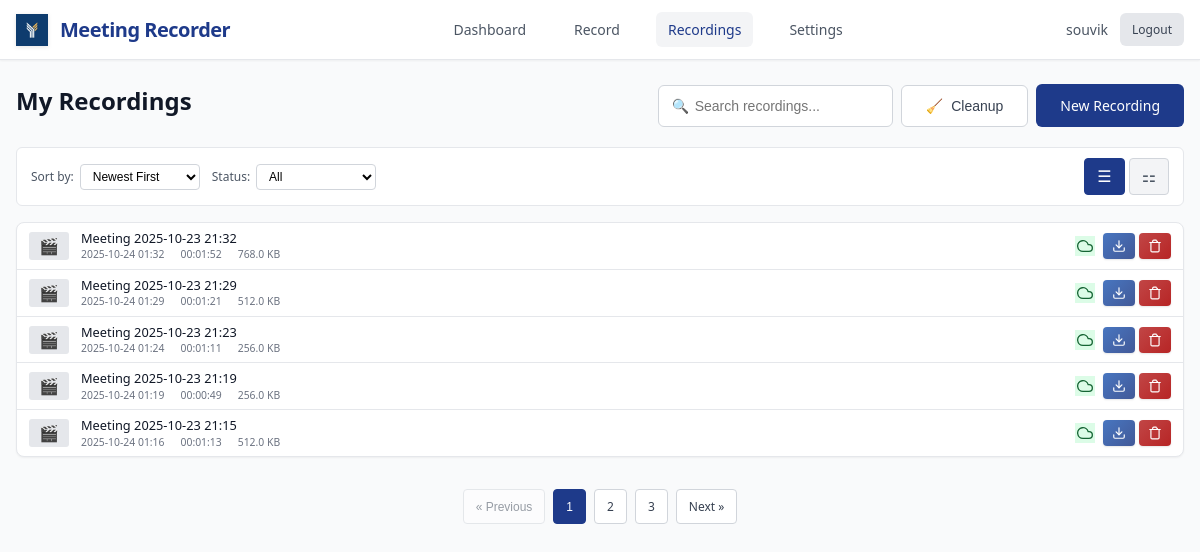
The page /recordings (signed in) on the database as committed earlier.
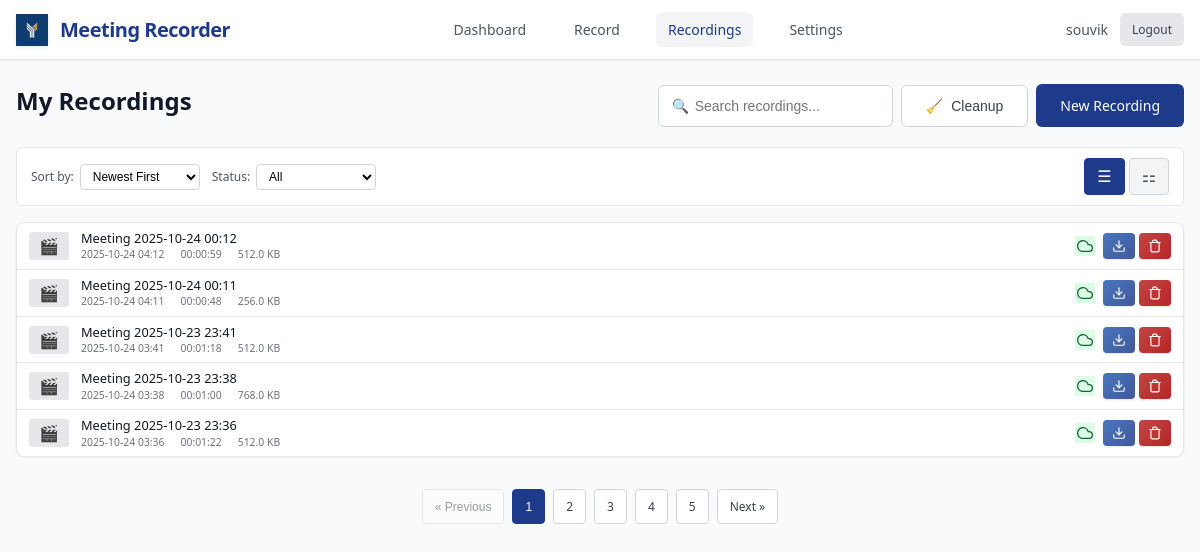
The same page on the database as committed later.
### models.py (models this page shows, shortened)
class User(UserMixin, db.Model):
    id = db.Column(db.Integer, primary_key=True)
    username = db.Column(db.String(80), unique=True, nullable=False)
    email = db.Column(db.String(120), unique=True, nullable=False)
    password_hash = db.Column(db.String(128))
    created_at = db.Column(db.DateTime, default=datetime.utcnow)
    is_active = db.Column(db.Boolean, default=True)
    default_monitor = db.Column(db.String(200))  # Default monitor for recordings
    auto_delete_days = db.Column(db.Integer, default=30)  # Auto-delete recordings after N days
    recordings = db.relationship('Recording', backref='user', lazy=True)

class Recording(db.Model):
    id = db.Column(db.Integer, primary_key=True)
    title = db.Column(db.String(200), nullable=False)
    filename = db.Column(db.String(255), nullable=False)
    file_path = db.Column(db.String(500), nullable=False)
    file_size = db.Column(db.BigInteger, default=0)  # in bytes
    duration = db.Column(db.Integer, default=0)  # in seconds
    created_at = db.Column(db.DateTime, default=datetime.utcnow)
    started_at = db.Column(db.DateTime)
    ended_at = db.Column(db.DateTime)
    monitor_name = db.Column(db.String(200))
    resolution = db.Column(db.String(50))  # e.g., "1920x1080"
    uploaded = db.Column(db.Boolean, default=False)
    upload_url = db.Column(db.String(500))
    user_id = db.Column(db.Integer, db.ForeignKey('user.id'), nullable=False)
    status = db.Column(db.String(50), default='completed')  # recording, processing, completed, failed
    @property
    def duration_formatted(self):
        if not self.duration:
            return "00:00:00"
        hours = self.duration // 3600
        minutes = (self.duration % 3600) // 60
        seconds = self.duration % 60
        return f"{hours:02d}:{minutes:02d}:{seconds:02d}"
    @property
    def file_size_formatted(self):
        if not self.file_size:
            return "0 B"
        size = self.file_size  # Work with a copy to avoid modifying the actual value
        for unit in ['B', 'KB', 'MB', 'GB']:
            if size < 1024:
                return f"{size:.1f} {unit}"
            size /= 1024
        return f"{size:.1f} TB"
    @property
    def sync_status(self):
        if self.uploaded:
            return "Synced"
        elif self.status == "failed":
            return "Failed"
        elif self.status == "processing":
            return "Processing"
        else:
            return "Local Only"
    @property
    def sync_status_class(self):
        status = self.sync_status
        if status == "Synced":
            return "status-synced"
        elif status == "Failed":
            return "status-failed"
        elif status == "Processing":
            return "status-processing"
        else:
            return "status-local"
    @property
    def resolved_file_path(self):
        if not self.file_path:
            return None
        current_dir = os.path.dirname(os.path.abspath(__file__))
        if os.path.isabs(self.file_path):
            filename = os.path.basename(self.file_path)
        else:
            filename = self.file_path
        resolved_path = os.path.join(current_dir, 'recordings', filename)
        return resolved_path
    @property
    def transcript_path(self):
        current_dir = os.path.dirname(os.path.abspath(__file__))
        recordings_dir = os.path.join(current_dir, 'recordings')
        safe_title = "".join(c for c in self.title if c.isalnum() or c in (' ', '-', '_')).rstrip()
        transcript_filename = f"{safe_title}_transcript.txt"
        transcript_path = os.path.join(recordings_dir, transcript_filename)
        if os.path.exists(transcript_path):
            return transcript_path
        resolved_path = self.resolved_file_path
        if resolved_path:
            old_transcript_path = os.path.splitext(resolved_path)[0] + '_transcript.txt'
            if os.path.exists(old_transcript_path):
                return old_transcript_path
        return transcript_path
    @property
    def has_transcript(self):
        transcript_path = self.transcript_path
        return transcript_path and os.path.exists(transcript_path)

### app.py (the view)
@app.route('/recordings')
@login_required
def recordings():
    page = request.args.get('page', 1, type=int)
    recordings = Recording.query.filter_by(user_id=current_user.id)\
        .order_by(Recording.created_at.desc())\
        .paginate(page=page, per_page=5, error_out=False)
    return render_template('recordings.html', recordings=recordings)

### templates/recordings.html (shortened to what this page needs)
{% extends "base.html" %}
{% block content %}
<div class="page-header">
    <h1 class="page-title">My Recordings</h1>
    <div class="header-actions">
        <div class="search-box">
            <span class="search-icon">🔍</span>
            <input type="text" class="search-input" placeholder="Search recordings...">
        </div>
        <button onclick="cleanupOrphanedRecordings()" class="btn-secondary" title="Remove database entries without files">
            <span>🧹</span>
            Cleanup
        </button>
        <a href="/record" class="btn-primary">
            New Recording
        </a>
    </div>
</div>
<div class="filters">
    <div class="filter-group">
        <label class="filter-label">Sort by:</label>
        <select class="filter-select">
            <option value="date_desc">Newest First</option>
        </select>
    </div>
    <div class="filter-group">
        <label class="filter-label">Status:</label>
        <select class="filter-select">
            <option value="all">All</option>
        </select>
    </div>
    <div class="view-toggles">
        <button class="view-toggle-btn active" onclick="setView('list')" title="List View">
            <span>☰</span>
        </button>
        <button class="view-toggle-btn" onclick="setView('grid')" title="Grid View">
            <span>⚏</span>
        </button>
    </div>
</div>
{% if recordings.items %}
    <div class="recordings-list active">
        {% for recording in recordings.items %}
        <div class="list-item" onclick="playRecording('{{ recording.id }}', event)">
            <div class="list-thumbnail">
                {% if recording.file_path %}
                    🎬
                {% else %}
                    📹
                {% endif %}
            </div>
            <div class="list-info">
                <div class="list-title">{{ recording.title }}</div>
                <div class="list-meta">
                    <span>{{ recording.created_at.strftime('%Y-%m-%d %H:%M') }}</span>
                    <span>{{ recording.duration_formatted }}</span>
                    <span>{{ recording.file_size_formatted }}</span>
                </div>
            </div>
            <div class="list-actions">
                <span class="status-icon {{ recording.sync_status_class }}" title="{{ recording.sync_status }}">
                {% if recording.sync_status == 'Synced' %}
                    <svg width="16" height="16" viewBox="0 0 24 24" fill="none" stroke="currentColor" stroke-width="2" stroke-linecap="round" stroke-linejoin="round">
                        <path d="M18 10h-1.26A8 8 0 1 0 9 20h9a5 5 0 0 0 0-10z"/>
                    </svg>
                {% elif recording.sync_status == 'Completed' %}
                    <svg width="16" height="16" viewBox="0 0 24 24" fill="none" stroke="currentColor" stroke-width="2" stroke-linecap="round" stroke-linejoin="round">
                        <polyline points="20,6 9,17 4,12"/>
                    </svg>
                {% elif recording.sync_status == 'Processing' %}
                    <svg width="16" height="16" viewBox="0 0 24 24" fill="none" stroke="currentColor" stroke-width="2" stroke-linecap="round" stroke-linejoin="round" style="animation: spin 1s linear infinite;">
                        <path d="M21 12a9 9 0 11-6.219-8.56"/>
                    </svg>
                {% elif recording.sync_status == 'Failed' %}
                    <svg width="16" height="16" viewBox="0 0 24 24" fill="none" stroke="currentColor" stroke-width="2" stroke-linecap="round" stroke-linejoin="round">
                        <circle cx="12" cy="12" r="10"/>
                        <line x1="15" y1="9" x2="9" y2="15"/>
                        <line x1="9" y1="9" x2="15" y2="15"/>
                    </svg>
                {% endif %}
                </span>
                <a href="{{ url_for('download_recording', recording_id=recording.id) }}"
                   class="download-btn"
                   onclick="event.stopPropagation()"
                   title="Download video">
                    <svg width="16" height="16" viewBox="0 0 24 24" fill="none" stroke="currentColor" stroke-width="2" stroke-linecap="round" stroke-linejoin="round">
                        <path d="M21 15v4a2 2 0 0 1-2 2H5a2 2 0 0 1-2-2v-4"/>
                        <polyline points="7,10 12,15 17,10"/>
                        <line x1="12" y1="15" x2="12" y2="3"/>
                    </svg>
                </a>
                <button class="delete-btn"
                        onclick="deleteRecording({{ recording.id }}, '{{ recording.title }}')"
                        title="Delete recording">
                    <svg width="16" height="16" viewBox="0 0 24 24" fill="none" stroke="currentColor" stroke-width="2" stroke-linecap="round" stroke-linejoin="round">
                        <path d="M3 6h18"/>
                        <path d="M19 6v14c0 1-1 2-2 2H7c-1 0-2-1-2-2V6"/>
                        <path d="M8 6V4c0-1 1-2 2-2h4c0 1 1 2 2 2v2"/>
                    </svg>
                </button>
            </div>
        </div>
        {% endfor %}
    </div>
    {% if recordings.pages > 1 %}
    <div class="pagination">
        {% set args_without_page = request.args.copy() %}
        {% set _ = args_without_page.pop('page', None) %}
        {% if recordings.has_prev %}
            <a href="{{ url_for('recordings', page=recordings.prev_num, **args_without_page) }}" class="pagination-btn">« Previous</a>
        {% else %}
            <button class="pagination-btn" disabled>« Previous</button>
        {% endif %}
        {% for page_num in recordings.iter_pages() %}
            {% if page_num %}
                {% if page_num != recordings.page %}
                    <a href="{{ url_for('recordings', page=page_num, **args_without_page) }}" class="pagination-btn">{{ page_num }}</a>
                {% else %}
                    <button class="pagination-btn active">{{ page_num }}</button>
                {% endif %}
            {% else %}
                <span class="pagination-btn">...</span>
            {% endif %}
        {% endfor %}
        {% if recordings.has_next %}
            <a href="{{ url_for('recordings', page=recordings.next_num, **args_without_page) }}" class="pagination-btn">Next »</a>
        {% else %}
            <button class="pagination-btn" disabled>Next »</button>
        {% endif %}
    </div>
    {% endif %}
{% else %}
    <div class="empty-state">
        <div class="empty-icon">📹</div>
        <div class="empty-title">No recordings found</div>
        <p>You haven't created any recordings yet. Start by recording your first meeting!</p>
    </div>
{% endif %}
{% endblock %}

### templates/base.html (shortened to what this page needs)
<!DOCTYPE html>
<html lang="en">
<head>
</head>
<body>
    <header class="header">
        <div class="header-content">
            <a href="{{ url_for('dashboard') }}" class="logo">
                <img src="{{ url_for('static', filename='image.png') }}" alt="FYE Labs" class="logo-image">
                <span class="logo-text">Meeting Recorder</span>
            </a>
            <nav class="nav-menu">
                <a href="{{ url_for('dashboard') }}" class="nav-link {% if request.endpoint == 'dashboard' %}active{% endif %}">Dashboard</a>
                <a href="{{ url_for('record') }}" class="nav-link {% if request.endpoint == 'record' %}active{% endif %}">Record</a>
                <a href="{{ url_for('recordings') }}" class="nav-link {% if request.endpoint == 'recordings' %}active{% endif %}">Recordings</a>
                <a href="{{ url_for('settings') }}" class="nav-link {% if request.endpoint == 'settings' %}active{% endif %}">Settings</a>
            </nav>
            <div class="user-menu">
                <span class="user-info">{{ current_user.username }}</span>
                <a href="/logout" class="logout-btn">Logout</a>
            </div>
        </div>
    </header>
    <main class="container">
        {% block content %}{% endblock %}
    </main>
</body>
</html>

Rows that differ between the two databases and show on the page:
no longer on this page (row unchanged): Recording: title "Meeting 2025-10-23 21:32", created_at "2025-10-24 01:32", duration_formatted "00:01:52", file_size_formatted "768.0 KB", uploaded True (drawn)
no longer on this page (row unchanged): Recording: title "Meeting 2025-10-23 21:29", created_at "2025-10-24 01:29", duration_formatted "00:01:21", file_size_formatted "512.0 KB", uploaded True (drawn)
no longer on this page (row unchanged): Recording: title "Meeting 2025-10-23 21:23", created_at "2025-10-24 01:24", duration_formatted "00:01:11", file_size_formatted "256.0 KB", uploaded True (drawn)
no longer on this page (row unchanged): Recording: title "Meeting 2025-10-23 21:19", created_at "2025-10-24 01:19", duration_formatted "00:00:49", file_size_formatted "256.0 KB", uploaded True (drawn)
no longer on this page (row unchanged): Recording: title "Meeting 2025-10-23 21:15", created_at "2025-10-24 01:16", duration_formatted "00:01:13", file_size_formatted "512.0 KB", uploaded True (drawn)
added Recording: title "Meeting 2025-10-24 00:12", created_at "2025-10-24 04:12", duration_formatted "00:00:59", file_size_formatted "512.0 KB", uploaded True (drawn)
added Recording: title "Meeting 2025-10-24 00:11", created_at "2025-10-24 04:11", duration_formatted "00:00:48", file_size_formatted "256.0 KB", uploaded True (drawn)
added Recording: title "Meeting 2025-10-23 23:41", created_at "2025-10-24 03:41", duration_formatted "00:01:18", file_size_formatted "512.0 KB", uploaded True (drawn)
added Recording: title "Meeting 2025-10-23 23:38", created_at "2025-10-24 03:38", duration_formatted "00:01:00", file_size_formatted "768.0 KB", uploaded True (drawn)
added Recording: title "Meeting 2025-10-23 23:36", created_at "2025-10-24 03:36", duration_formatted "00:01:22", file_size_formatted "512.0 KB", uploaded True (drawn)
Other text that changed with them:
new list line: "4"
new list line: "5"
